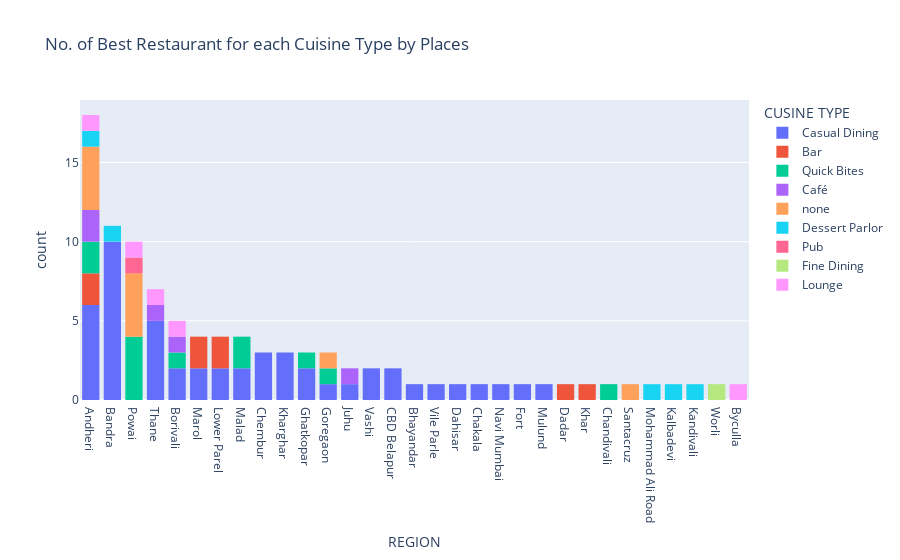

The notebook cell saved with this chart:
### Code cell
fig = px.histogram(highest_rated_df, x='REGION', color='CUSINE TYPE',
 title= 'No. of Best Restaurant for each Cuisine Type by Places').update_xaxes(categoryorder="total descending")
fig.show()

### Figure 1 — Plotly figure (JSON) as saved in the notebook; plotly's stock layout.template omitted (floating-point values rounded to 4 significant figures)
{"data": [{"alignmentgroup": "True", "bingroup": "x", "hovertemplate": "CUSINE TYPE=Casual Dining<br>REGION=%{x}<br>count=%{y}<extra></extra>", "legendgroup": "Casual Dining", "marker": {"color": "#636efa", "pattern": {"shape": ""}}, "name": "Casual Dining", "offsetgroup": "Casual Dining", "orientation": "v", "showlegend": true, "type": "histogram", "x": ["Bandra", "Marol", "Juhu", "Lower Parel", "Chembur", "Andheri", "Andheri", "Thane", "Vashi", "Kharghar", "Andheri", "Bhayandar", "Lower Parel", "Vile Parle", "Ghatkopar", "Dahisar", "CBD Belapur", "Thane", "Chakala", "Thane", "CBD Belapur", "Thane", "Navi Mumbai", "Vashi", "Bandra", "Malad", "Andheri", "Malad", "Borivali", "Bandra", "Bandra", "Bandra", "Marol", "Bandra", "Bandra", "Fort", "Ghatkopar", "Andheri", "Chembur", "Bandra", "Chembur", "Bandra", "Bandra", "Kharghar", "Thane", "Andheri", "Borivali", "Kharghar", "Mulund", "Goregaon"], "xaxis": "x", "yaxis": "y"}, {"alignmentgroup": "True", "bingroup": "x", "hovertemplate": "CUSINE TYPE=Bar<br>REGION=%{x}<br>count=%{y}<extra></extra>", "legendgroup": "Bar", "marker": {"color": "#EF553B", "pattern": {"shape": ""}}, "name": "Bar", "offsetgroup": "Bar", "orientation": "v", "showlegend": true, "type": "histogram", "x": ["Dadar", "Lower Parel", "Andheri", "Khar", "Marol", "Lower Parel", "Andheri", "Marol"], "xaxis": "x", "yaxis": "y"}, {"alignmentgroup": "True", "bingroup": "x", "hovertemplate": "CUSINE TYPE=Quick Bites<br>REGION=%{x}<br>count=%{y}<extra></extra>", "legendgroup": "Quick Bites", "marker": {"color": "#00cc96", "pattern": {"shape": ""}}, "name": "Quick Bites", "offsetgroup": "Quick Bites", "orientation": "v", "showlegend": true, "type": "histogram", "x": ["Malad", "Borivali", "Powai", "Powai", "Andheri", "Andheri", "Ghatkopar", "Goregaon", "Malad", "Chandivali", "Powai", "Powai"], "xaxis": "x", "yaxis": "y"}, {"alignmentgroup": "True", "bingroup": "x", "hovertemplate": "CUSINE TYPE=Café<br>REGION=%{x}<br>count=%{y}<extra></extra>", "legendgroup": "Café", "marker": {"color": "#ab63fa", "pattern": {"shape": ""}}, "name": "Café", "offsetgroup": "Café", "orientation": "v", "showlegend": true, "type": "histogram", "x": ["Borivali", "Thane", "Andheri", "Andheri", "Juhu"], "xaxis": "x", "yaxis": "y"}, {"alignmentgroup": "True", "bingroup": "x", "hovertemplate": "CUSINE TYPE=none<br>REGION=%{x}<br>count=%{y}<extra></extra>", "legendgroup": "none", "marker": {"color": "#FFA15A", "pattern": {"shape": ""}}, "name": "none", "offsetgroup": "none", "orientation": "v", "showlegend": true, "type": "histogram", "x": ["Santacruz", "Andheri", "Andheri", "Andheri", "Andheri", "Goregaon", "Powai", "Powai", "Powai", "Powai"], "xaxis": "x", "yaxis": "y"}, {"alignmentgroup": "True", "bingroup": "x", "hovertemplate": "CUSINE TYPE=Dessert Parlor<br>REGION=%{x}<br>count=%{y}<extra></extra>", "legendgroup": "Dessert Parlor", "marker": {"color": "#19d3f3", "pattern": {"shape": ""}}, "name": "Dessert Parlor", "offsetgroup": "Dessert Parlor", "orientation": "v", "showlegend": true, "type": "histogram", "x": ["Mohammad Ali Road", "Kalbadevi", "Andheri", "Bandra", "Kandivali"], "xaxis": "x", "yaxis": "y"}, {"alignmentgroup": "True", "bingroup": "x", "hovertemplate": "CUSINE TYPE=Pub<br>REGION=%{x}<br>count=%{y}<extra></extra>", "legendgroup": "Pub", "marker": {"color": "#FF6692", "pattern": {"shape": ""}}, "name": "Pub", "offsetgroup": "Pub", "orientation": "v", "showlegend": true, "type": "histogram", "x": ["Powai"], "xaxis": "x", "yaxis": "y"}, {"alignmentgroup": "True", "bingroup": "x", "hovertemplate": "CUSINE TYPE=Fine Dining<br>REGION=%{x}<br>count=%{y}<extra></extra>", "legendgroup": "Fine Dining", "marker": {"color": "#B6E880", "pattern": {"shape": ""}}, "name": "Fine Dining", "offsetgroup": "Fine Dining", "orientation": "v", "showlegend": true, "type": "histogram", "x": ["Worli"], "xaxis": "x", "yaxis": "y"}, {"alignmentgroup": "True", "bingroup": "x", "hovertemplate": "CUSINE TYPE=Lounge<br>REGION=%{x}<br>count=%{y}<extra></extra>", "legendgroup": "Lounge", "marker": {"color": "#FF97FF", "pattern": {"shape": ""}}, "name": "Lounge", "offsetgroup": "Lounge", "orientation": "v", "showlegend": true, "type": "histogram", "x": ["Byculla", "Thane", "Borivali", "Powai", "Andheri"], "xaxis": "x", "yaxis": "y"}], "layout": {"barmode": "relative", "legend": {"title": {"text": "CUSINE TYPE"}, "tracegroupgap": 0}, "title": {"text": "No. of Best Restaurant for each Cuisine Type by Places"}, "xaxis": {"anchor": "y", "categoryorder": "total descending", "domain": [0, 1], "title": {"text": "REGION"}}, "yaxis": {"anchor": "x", "domain": [0, 1], "title": {"text": "count"}}}}
